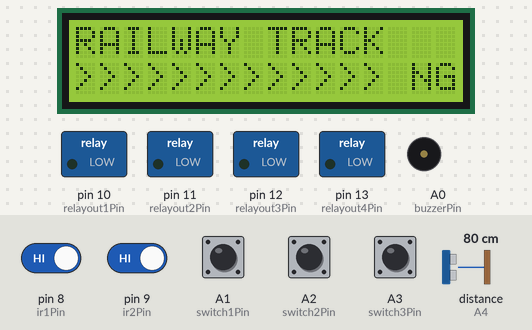
The sketch below on a simulated Arduino Uno, built with avr-gcc and run on an emulated ATmega328P. On the bench: 16×2 character LCD, switched loads named in the sketch (green lamp = pin HIGH), buzzer (waves = sounding, pin HIGH). The test bench sets the inputs (shaded band); at power-on: A1 (switch1Pin), A2 (switch2Pin), A3 (switch3Pin), pin 8 (ir1Pin), pin 9 (ir2Pin) HIGH, distance to the obstacle (sensor on A4) 80 cm. The echo pulse lasts 58.3 µs per cm; pins used as bus, display or sensor lines are not drawn; what the sketch prints to the serial monitor is not drawn.

Above: at 3.1 s.
At 16.2 s:
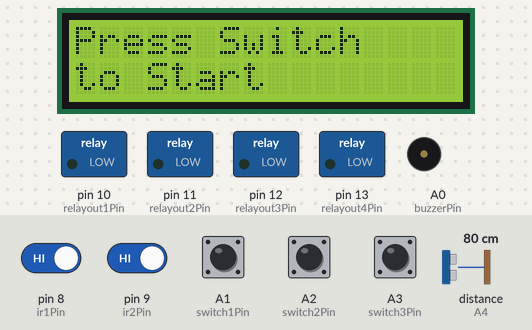
16.3 s: A3 (switch3Pin) pulled LOW for 0.25 s
At 17.7 s:
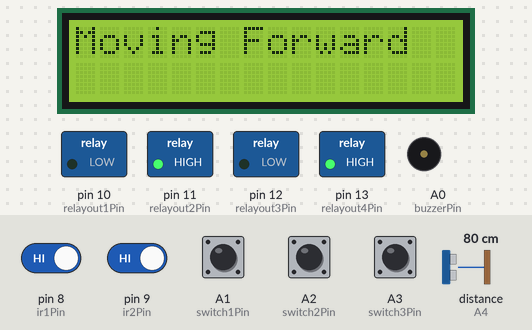
At 19.6 s:
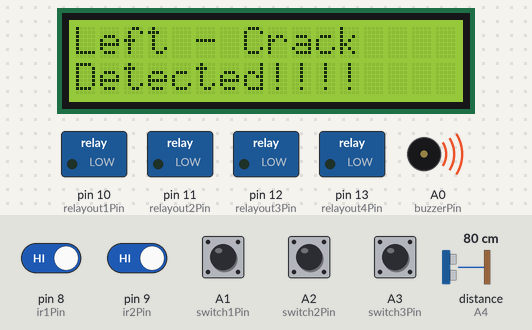
Timing chart, 0 to 27.8 s (numbered marks = the images above; inputs shaded):
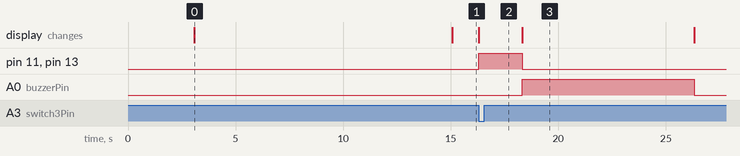

The sketch:

RAILWAY_TRACK_CRACK_DETECTION_SYSTEM_LBS.ino
```cpp
#include <LiquidCrystal.h>
#define DEBUG true
//============================================
#define echoPin A4 // Echo Pin
#define trigPin A5 // Trigger Pin


char serialData;
int count = 0;
String inputString = "";         // a string to hold incoming data
String inputString2 = "";
boolean stringComplete = false;  // whether the string is complete


int countstate = 0;

int switchstatus = 1;

char d;
char e;
//===========================================================


//====Transmission motor left=============
const int relayout1Pin = 10;//buzzer pins
const int relayout2Pin = 11;//buzzer pins
//=====================================

//====Transmission Motor Right===========
const int relayout3Pin = 12;//buzzer pins
const int relayout4Pin = 13;//buzzer pins
//========================================

const int buzzerPin = A0;//buzzer pins
int buzzerState = 0;

//==================================
const int ir1Pin = 8;
const int ir2Pin = 9;

int ir1State = 1;
int ir2State = 1;
//==================================

int maximumRange = 200; // Maximum range needed
int minimumRange = 0; // Minimum range needed
long duration, distance; // Duration used to calculate distance


//======================================
const int switch1Pin = A1;
const int switch2Pin = A2;
const int switch3Pin = A3;
int switch1State = 1;
int switch2State = 1;
int switch3State = 1;
//======================================


int relayout1State = 0;
int relayout2State = 0;
int relayout3State = 0;
int relayout4State = 0;

//========================================

LiquidCrystal lcd(2, 3, 4, 5, 6, 7);
void setup()
{
  pinMode(trigPin, OUTPUT);
  pinMode(echoPin, INPUT);
  pinMode(ir1Pin, INPUT_PULLUP);
  pinMode(ir2Pin, INPUT_PULLUP);

  pinMode(switch1Pin, INPUT_PULLUP);
  pinMode(switch2Pin, INPUT_PULLUP);

  pinMode(switch3Pin, INPUT_PULLUP);

  Serial.begin(9600);

  pinMode(relayout1Pin, OUTPUT);
  pinMode(relayout2Pin, OUTPUT);
  pinMode(relayout3Pin, OUTPUT);
  pinMode(relayout4Pin, OUTPUT);

  pinMode(buzzerPin, OUTPUT);

  relayout1State = LOW;
  relayout2State = LOW;
  relayout3State = LOW;
  relayout4State = LOW;

  digitalWrite(relayout1Pin, relayout1State);
  digitalWrite(relayout2Pin, relayout2State);
  digitalWrite(relayout3Pin, relayout3State);
  digitalWrite(relayout4Pin, relayout4State);

  buzzerState = LOW;
  digitalWrite(buzzerPin, buzzerState);

  lcd.begin(16, 2);
  lcd.print("RAILWAY TRACK");
  lcd.setCursor(0, 1);
  lcd.print("CRACK DETECTION");
  delay(3000);
  //===============
  Serial.begin(9600);

  lcd.print("GSM Initializing");
  lcd.setCursor(0, 1);
  lcd.print(">>>>>>>>>>>>> ");
  delay(2000);
  Serial.println("AT");    //Sets the GSM Module in Text Mode
  delay(1000);
  Serial.println("AT+CMGF=1");    //Sets the GSM Module in Text Mode
  delay(1000);
  Serial.println("AT+CMGD=1");    //Sets the GSM Module in Text Mode
  delay(1000);
  Serial.println("AT+CMGD=2");    //Sets the GSM Module in Text Mode
  delay(1000);
  Serial.println("AT+CSMS=1");    //Sets the GSM Module in Text Mode
  delay(1000);
  Serial.print("AT+CSCS=");    //Sets the GSM Module in Text Mode
  Serial.print((char)34);    //Sets the GSM Module in Text Mode
  Serial.print("GSM");    //Sets the GSM Module in Text Mode
  Serial.println((char)34);    //Sets the GSM Module in Text Mode
  delay(2000);
  Serial.println("AT+CNMI=2,2,0,0,0");    //Sets the GSM Module in Text Mode
  delay(1000);
  delay(1000);
  Serial.println("AT+CSMP=17,167,0,0");    //Sets the GSM Module in Text Mode
  delay(1000);
  lcd.clear();
  lcd.print("System Ready");

  //======================
  Serial.begin(9600);

}

void loop()
{

startup:
  lcd.clear();
  lcd.print("Press Switch");
  lcd.setCursor(0, 1);
  lcd.print("to Start");
  delay(200);

  switch1State = digitalRead(switch1Pin);
  switch2State = digitalRead(switch2Pin);
  switch3State = digitalRead(switch3Pin);

  if (switch1State == LOW)
  {
    lcd.clear();
    lcd.print("Moving Forward");
    relayout1State = LOW;
    relayout2State = HIGH;
    relayout3State = LOW;
    relayout4State = HIGH;
    digitalWrite(relayout1Pin, relayout1State);
    digitalWrite(relayout2Pin, relayout2State);
    digitalWrite(relayout3Pin, relayout3State);
    digitalWrite(relayout4Pin, relayout4State);
    delay(1000);
    relayout1State = LOW;
    relayout2State = LOW;
    relayout3State = LOW;
    relayout4State = LOW;
    digitalWrite(relayout1Pin, relayout1State);
    digitalWrite(relayout2Pin, relayout2State);
    digitalWrite(relayout3Pin, relayout3State);
    digitalWrite(relayout4Pin, relayout4State);
  }

  if (switch2State == LOW)
  {
    lcd.clear();
    lcd.print("Moving Reverse");
    relayout1State = HIGH;
    relayout2State = LOW;
    relayout3State = HIGH;
    relayout4State = LOW;
    digitalWrite(relayout1Pin, relayout1State);
    digitalWrite(relayout2Pin, relayout2State);
    digitalWrite(relayout3Pin, relayout3State);
    digitalWrite(relayout4Pin, relayout4State);
    delay(1000);
    relayout1State = LOW;
    relayout2State = LOW;
    relayout3State = LOW;
    relayout4State = LOW;
    digitalWrite(relayout1Pin, relayout1State);
    digitalWrite(relayout2Pin, relayout2State);
    digitalWrite(relayout3Pin, relayout3State);
    digitalWrite(relayout4Pin, relayout4State);
  }

  if (switch3State == LOW)
  {
    lcd.clear();
    lcd.print("Moving Forward");
    relayout1State = LOW;
    relayout2State = HIGH;
    relayout3State = LOW;
    relayout4State = HIGH;
    digitalWrite(relayout1Pin, relayout1State);
    digitalWrite(relayout2Pin, relayout2State);
    digitalWrite(relayout3Pin, relayout3State);
    digitalWrite(relayout4Pin, relayout4State);
     delay(2000);
    goto label1;
    delay(1000);
  }
  goto startup;

  //========================================
label1:


  digitalWrite(trigPin, LOW);
  delayMicroseconds(2);
  digitalWrite(trigPin, HIGH);
  delayMicroseconds(10);
  digitalWrite(trigPin, LOW);
  duration = pulseIn(echoPin, HIGH);
  //Calculate the distance (in cm) based on the speed of sound.
  distance = duration / 58.2;

   lcd.setCursor(0, 1);
  lcd.print(distance);


  if (distance < 10)
  {
    lcd.clear();
    lcd.print("Obstacle");
    lcd.setCursor(0, 1);
    lcd.print("Detected!!!!");
    relayout1State = LOW;
    relayout2State = LOW;
    relayout3State = LOW;
    relayout4State = LOW;
    digitalWrite(relayout1Pin, relayout1State);
    digitalWrite(relayout2Pin, relayout2State);
    digitalWrite(relayout3Pin, relayout3State);
    digitalWrite(relayout4Pin, relayout4State);
    buzzerState = HIGH;
    digitalWrite(buzzerPin, buzzerState);
     delay(3000);
    Serial.println("AT+CMGF=1");    //Sets the GSM Module in Text Mode
    delay(1000);  // Delay of 1000 milli seconds or 1 second
    Serial.println("AT+CMGS=\"+919562342468\"\r"); // Replace x with mobile number
    delay(1000);
    Serial.print("Obstacle Detected");// The SMS text you want to send
    delay(1000);
    Serial.println((char)26);// ASCII code of CTRL+Z
    delay(2000);
    lcd.clear();
    lcd.println("SMS Sent !!!");
    buzzerState = LOW;
    digitalWrite(buzzerPin, buzzerState);
    delay(2000);
    goto startup;
  }


  ir1State = digitalRead(ir1Pin);
  ir2State = digitalRead(ir2Pin);

  if (ir1State == HIGH)
  {
    lcd.clear();
    lcd.print("Left - Crack");
    lcd.setCursor(0, 1);
    lcd.print("Detected!!!!");
    relayout1State = LOW;
    relayout2State = LOW;
    relayout3State = LOW;
    relayout4State = LOW;
    digitalWrite(relayout1Pin, relayout1State);
    digitalWrite(relayout2Pin, relayout2State);
    digitalWrite(relayout3Pin, relayout3State);
    digitalWrite(relayout4Pin, relayout4State);
    buzzerState = HIGH;
    digitalWrite(buzzerPin, buzzerState);
    delay(3000);
    Serial.println("AT+CMGF=1");    //Sets the GSM Module in Text Mode
    delay(1000);  // Delay of 1000 milli seconds or 1 second
    Serial.println("AT+CMGS=\"+9195.......8\"\r"); // Replace x with mobile number
    delay(1000);
    Serial.print("Crack Detected - Left.");// The SMS text you want to send
    delay(1000);
    Serial.println((char)26);// ASCII code of CTRL+Z
    delay(2000);
    lcd.clear();
    lcd.println("SMS Sent !!!");
    buzzerState = LOW;
    digitalWrite(buzzerPin, buzzerState);
    delay(3000);
    goto startup;
  }

  if (ir2State == HIGH)
  {
    lcd.clear();
    lcd.print("Right - Crack");
    lcd.setCursor(0, 1);
    lcd.print("Detected!!!!");
    relayout1State = LOW;
    relayout2State = LOW;
    relayout3State = LOW;
    relayout4State = LOW;
    digitalWrite(relayout1Pin, relayout1State);
    digitalWrite(relayout2Pin, relayout2State);
    digitalWrite(relayout3Pin, relayout3State);
    digitalWrite(relayout4Pin, relayout4State);
    buzzerState = HIGH;
    digitalWrite(buzzerPin, buzzerState);
    delay(3000);
    Serial.println("AT+CMGF=1");    //Sets the GSM Module in Text Mode
    delay(1000);  // Delay of 1000 milli seconds or 1 second
    Serial.println("AT+CMGS=\"+919562342468\"\r"); // Replace x with mobile number
    delay(1000);
    Serial.print("Crack Detected - Right. Location: ");// The SMS text you want to send
    delay(1000);
    Serial.println((char)26);// ASCII code of CTRL+Z
    delay(2000);
    lcd.clear();
    lcd.println("SMS Sent !!!");
    buzzerState = LOW;
    digitalWrite(buzzerPin, buzzerState);
    delay(3000);
    goto startup;
  }

  goto label1;

}
```

Measured:
- after the input at 16.3 s, pin 11 (relayout2Pin), pin 13 (relayout4Pin): LOW → HIGH at once, → LOW 2.0 s later; A0 (buzzerPin): LOW → HIGH after 2.0 s, → LOW 8.0 s later; the display: changes at once (image 2)
- what the display in image 0 shows lasts 12.0 s, from 3.1 s to 15.1 s
